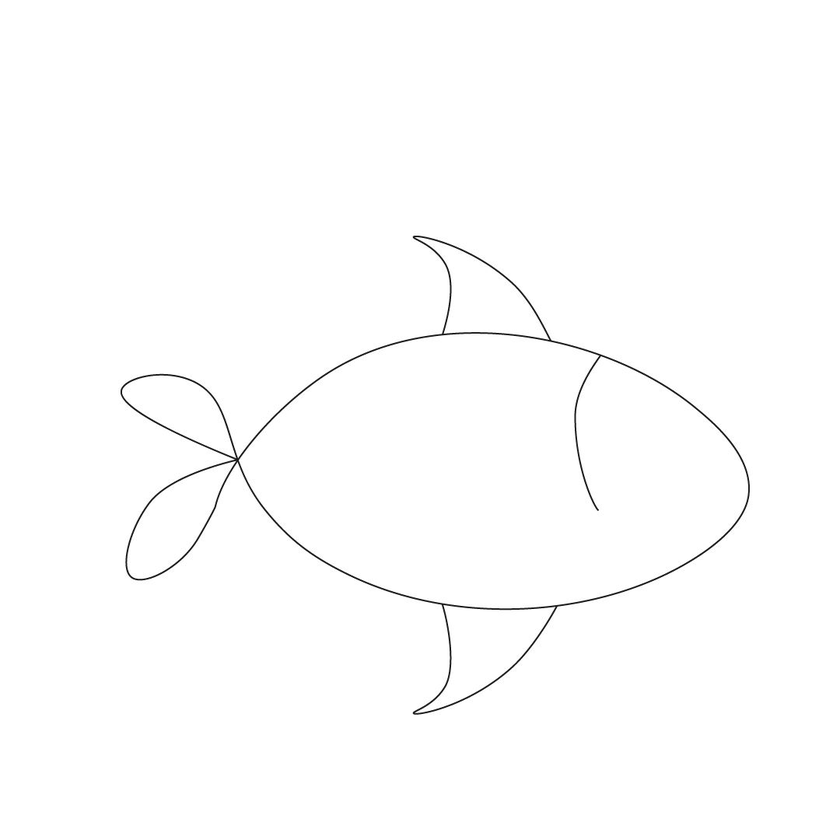
#> input picture images/test_draw_6.png, 840 x 840 px, shrunk from 1080 x 1080 before the run
$ python order_contours.py
#> lines starting #> are read from the running program, lines starting #| are printed output that depends on the picture; after the words box and inside, x2 and y2 are one past the last pixel; in counts of white or black regions, pixels touching at a corner belong together
import matplotlib.pyplot as plt
import numpy as np
import cv2
from scipy.spatial.distance import cdist

def count_around(image,x,y,win): #count number of non zero pixels around certain window
    count = 0
    w = len(image[0]) #3075 - x
    l = len(image) #6031 - y

    for i in range(-win,win+1): #-1 to 1, -2 to 2
        if i == -win or i == win:
            for j in range(-win,win+1):
                count += image[y+i][x+j]
        else:
            count += image[y+i][x-win]
            count += image[y+i][x+win]

    count /= 255

    return count

def check_end(image,x,y):
    end_pnt=0

    if count_around(image,x,y,1)==1 or \
        count_around(image,x,y,2)==1:
            if count_around(image,x,y,1)>=3 or \
            count_around(image,x,y,2)>=3 or\
            count_around(image,x,y,3)>=3 or\
            count_around(image,x,y,4)>=3 or\
            count_around(image,x,y,5)>=3 or\
            count_around(image,x,y,6)>=3 or\
            count_around(image,x,y,7)>=3 or\
            count_around(image,x,y,8)>=3 or\
            count_around(image,x,y,8)>=3 or\
            count_around(image,x,y,10)>=3:
                return end_pnt
            end_pnt = 1

    return end_pnt

def check_biforc(image,x,y):
    biforc=0

    branches = count_around(image,x,y,1)
    if branches > 2:
        if  count_around(image,x,y,2)>=branches and \
            count_around(image,x,y,3)>=branches and \
            count_around(image,x,y,4)>=branches and \
            count_around(image,x,y,5)>=branches and \
            count_around(image,x,y,6)>=branches and \
            count_around(image,x,y,7)>=branches and \
            count_around(image,x,y,8)>=branches and \
            count_around(image,x,y,9)>=branches and \
            count_around(image,x,y,10)>=branches:
                biforc=1

    return biforc

def nearest_index(array, value):
    value_ = value.reshape(-1,2)
    array_ = array.reshape(-1,2)
    idx = cdist(array_,value_).argmin()
    return idx

file_name = 'images/test_draw_6.png'
original_image = cv2.imread(file_name, cv2.IMREAD_GRAYSCALE)
#> original_image is the input picture: shape (840, 840); min 0, max 255, mean 253.5
image = cv2.copyMakeBorder(original_image, 10, 10, 10, 10, cv2.BORDER_CONSTANT, value = 255)
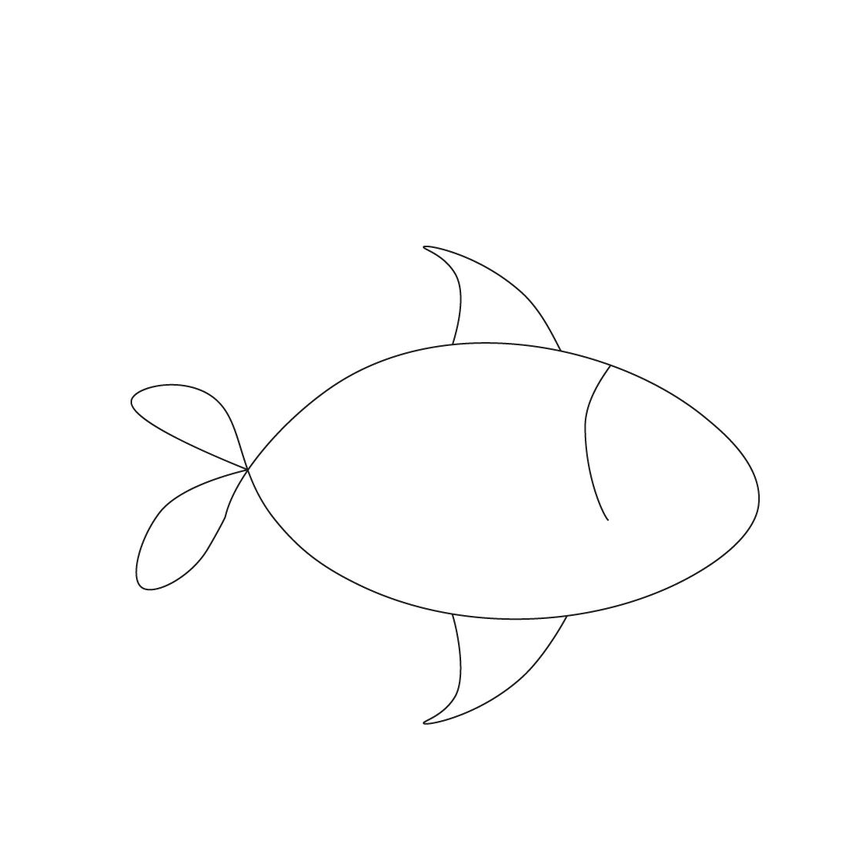
#> image: shape (860, 860); min 0, max 255, mean 253.6
_, image = cv2.threshold(image, 128, 255, cv2.THRESH_OTSU + cv2.THRESH_BINARY_INV)
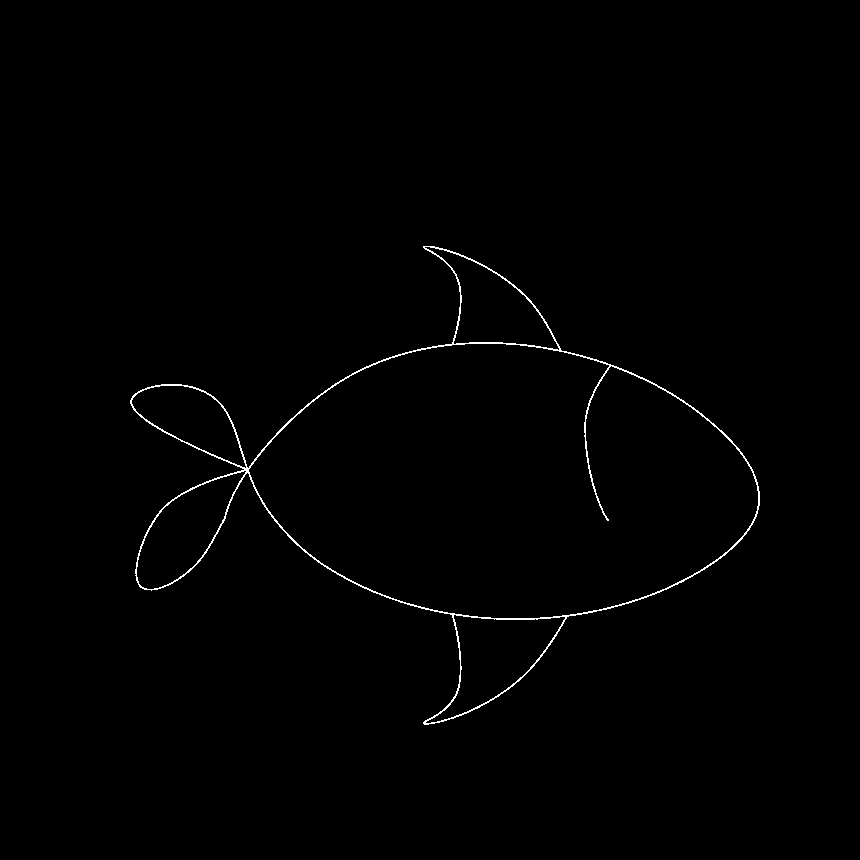
#> image: shape (860, 860); 0.64% white in thin lines or dots, all inside (x1, y1, x2, y2) = (130, 246, 760, 725)
image = cv2.ximgproc.thinning(image)
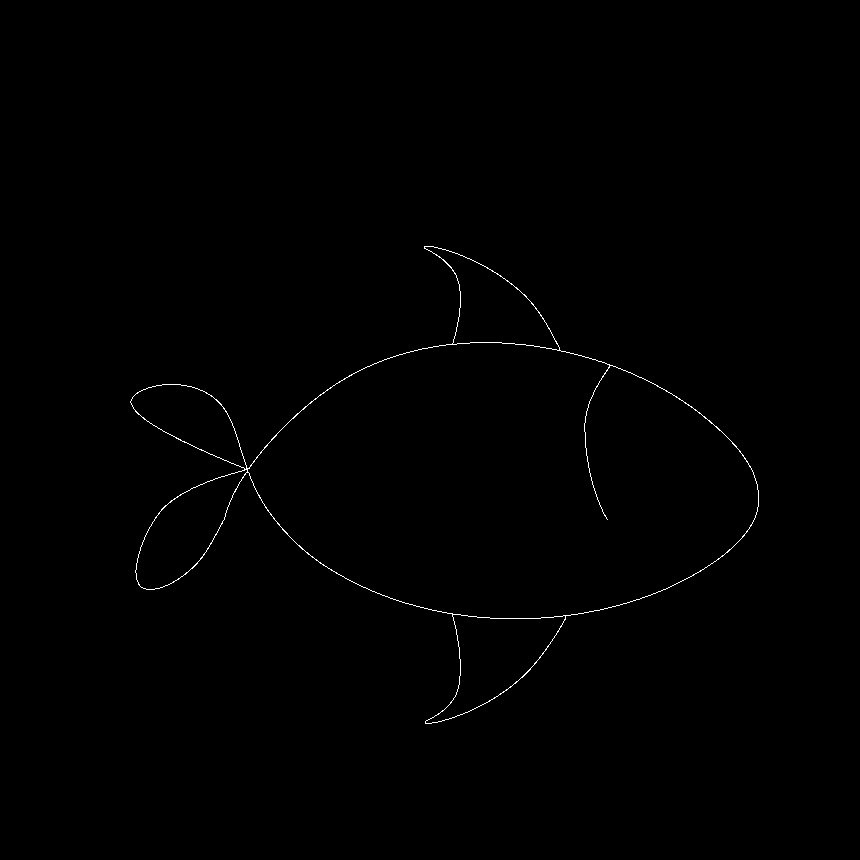
#> image: shape (860, 860); 0.35% white in thin lines or dots, all inside (x1, y1, x2, y2) = (130, 246, 759, 724)
points = cv2.findNonZero(image)
#> points = contour of 2600 points, box (x1, y1, x2, y2) (130, 246, 759, 724), area 20246

# plt.imshow(image,  aspect="auto", cmap="gray")

end_pnts=[]
for i in points:
    x,y = i.ravel()
    if check_end(image,x,y):
        if (cdist(np.array(end_pnts).reshape(-1,2), i.reshape(-1,2)) < 5).any() : continue
        end_pnts.append(i)
        plt.scatter(x,y,color = 'blue')
#> this loop made 2600 passes
#> (x, y) on passes 1 to 3: (424, 246), (425, 246), (426, 246)
#> after the loop, end_pnts = [[[606, 518]]]

biforc_pnts = []
#> biforc_pnts = []
tresh = 10 # window to delete
for i in points:
    x,y = i.ravel()
    if check_biforc(image,x,y):
        if (cdist(np.array(biforc_pnts).reshape(-1,2), i.reshape(-1,2)) < 5).any() : continue
        biforc_pnts.append(i)
        plt.scatter(x,y,color = 'red')
        for ii in range(-tresh,tresh+1): #erase point and its neighbors
            for jj in range(-tresh,tresh+1):
                image[y+jj][x+ii] = 0
#> this loop made 2600 passes
#> i on passes 4 to 6: [[427, 246]], [[428, 246]], [[429, 246]]

contours, _ = cv2.findContours(image, cv2.RETR_TREE,cv2.CHAIN_APPROX_NONE)

good_features =  end_pnts + biforc_pnts
path_cont_x = []
path_cont_y = []
path_cont = []
i = 0

path_unsorted = []

for contour in contours:
    path_cont = [i[:] for i in contour]
    good_features_c = [] # good features in each contour
    for point in good_features:
        if (cdist(np.array(path_cont).reshape(-1,2), point.reshape(-1,2)) < 20).any() :
            good_features_c.append(point)

    if len(good_features_c)==0 or len(good_features_c) == 1:
        a = nearest_index(np.array(path_cont), good_features_c[0])
        cleaned_up_path = path_cont[a:a + round(len(path_cont)/2)]
    else:
        a = nearest_index(np.array(path_cont), good_features_c[0])
        b = nearest_index(np.array(path_cont), good_features_c[1])
        if a > b:
            cleaned_up_path = path_cont[b: a]
            cleaned_up_path.reverse()
        else:
            cleaned_up_path = path_cont[a: b]
            cleaned_up_path.reverse()
    path_unsorted.append(cleaned_up_path)
#> this loop made 13 passes


path_sorted = [ path_unsorted.pop(0) ] # initialize sorted path with first contour
pcurr  = path_sorted[-1][-1]
while len(path_unsorted)>0:
    sorted = False
    for ii in range(len(path_unsorted)):
        index = ii
        if np.linalg.norm(np.array(path_unsorted[ii][0]) - np.array(pcurr), axis=1) < 20:
            path_sorted.append(path_unsorted.pop(index))
            sorted = True
            break

    if sorted: index = index - 1
    if np.linalg.norm(np.array(path_unsorted[index][0]) - np.array(pcurr), axis=1) > 200:
        print('backtrak')
        add_on = path_unsorted.pop(index).copy()
        add_on.reverse()
        path_sorted.append(add_on)
        sorted = True

    if not sorted:
        path_sorted.append(path_unsorted.pop(index))
    pcurr = path_sorted[-1][-1]
#> this loop made 11 passes
#| backtrak
#| backtrak
#| backtrak
#| backtrak
#| backtrak


original_image = cv2.bitwise_not(image)
plt.imshow(original_image, aspect="auto", cmap="gray")


for l in path_sorted:
    x,y  = np.array(l).T
    x = x.T[::20]
    y = y.T[::20]
    for j in range(len(x)):
        plt.scatter(x[j], y[j])
        plt.pause(0.1)
#> this loop made 13 passes
#> l on pass 3: [[[239, 471]]]
#> pass 1, `plt.pause(0.1)`:
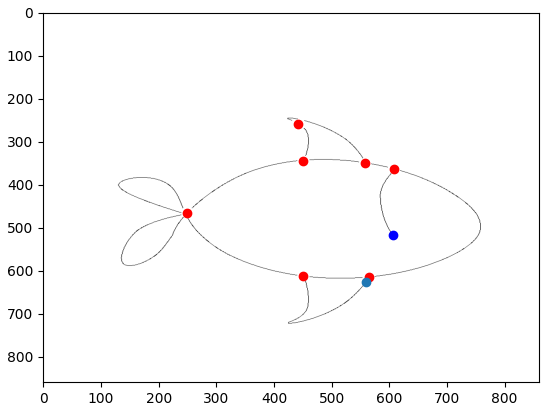
#> figure drawn by matplotlib, 1 panel

plt.show()
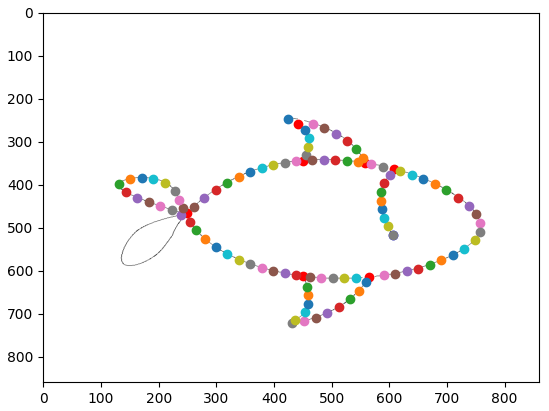
#> figure drawn by matplotlib, 1 panel
